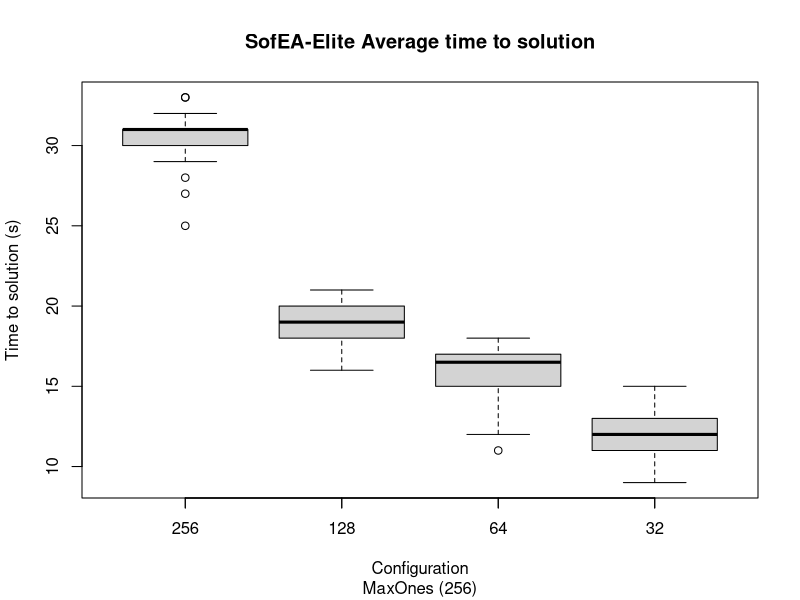

The R source for this figure:
time.elite.r32 <- read.table('time-elite-r32.dat')
time.elite.r64 <- read.table('time-elite-r64.dat')
time.elite.r128 <- read.table('time-elite-r128.dat')
time.elite.r256 <- read.table('time-elite-r256.dat')

boxplot(  time.elite.r256$V1, time.elite.r128$V1,
        time.elite.r64$V1, time.elite.r32$V1,
        main='SofEA-Elite Average time to solution',  sub='MaxOnes (256)',
        xlab='Configuration',
        ylab='Time to solution (s)' )
axis(1,at=c(1:4),labels =c('256','128','64', '32' ))
